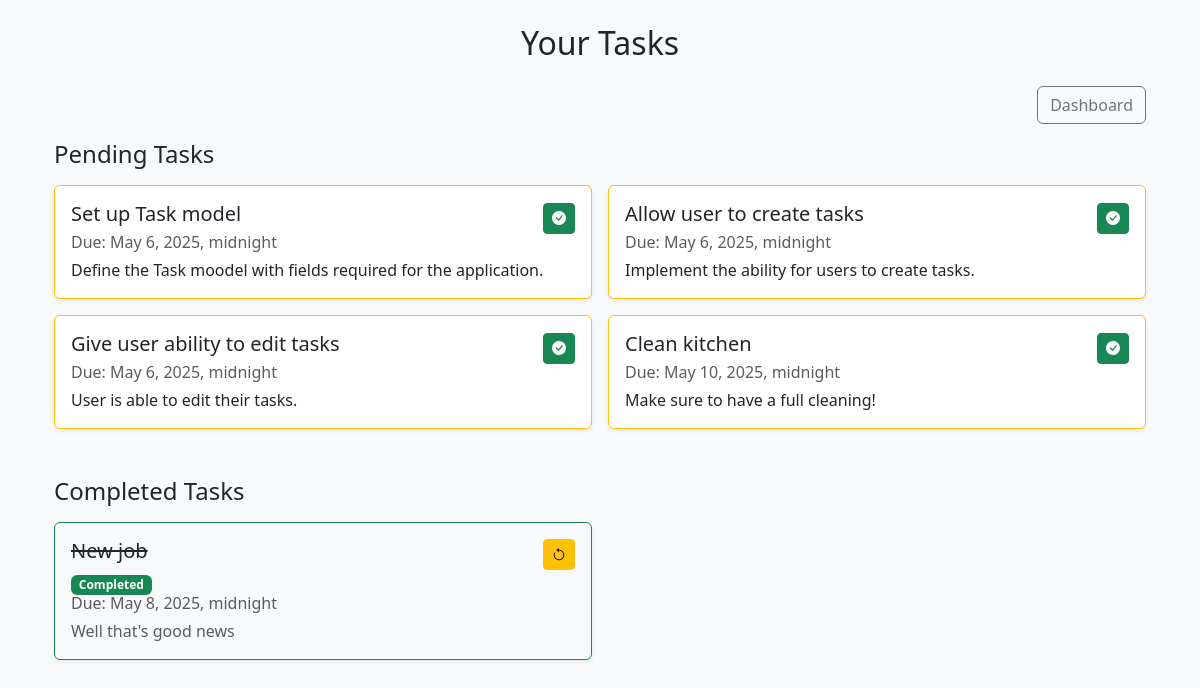
The app's page /tasks/ (signed in) with its own data.
### tasks/models.py (models this page shows, shortened)
class Task(models.Model):
    user = models.ForeignKey(User, on_delete=models.CASCADE)
    title = models.CharField(max_length=200)
    comment = models.TextField()
    due_date = models.DateTimeField()
    created_at = models.DateTimeField(auto_now_add=True)
    updated_at = models.DateTimeField(auto_now=True)
    is_completed = models.BooleanField(default=False)

### tasks/views.py (the view)
# urls.py: path('', views.home, name='home'),
@login_required
def home(request):
    pending_tasks = Task.objects.filter(user=request.user, is_completed=False).order_by('due_date')
    completed_tasks = Task.objects.filter(user=request.user, is_completed=True).order_by('-due_date')
    return render(request, 'tasks/home.html', {
        'pending_tasks': pending_tasks,
        'completed_tasks': completed_tasks
    })

### tasks/templates/tasks/home.html (shortened to what this page needs)
{% extends 'tasks/base.html' %}
{% block content %}
<div class="container py-4">
  <h2 class="mb-4 text-center">Your Tasks</h2>
<div class="text-end mb-3">
  <a href="{% url 'dashboard' %}" class="btn btn-outline-secondary">
    Dashboard
  </a>
</div>
  <div class="mb-5">
    <h4 class="mb-3">Pending Tasks</h4>
    {% if pending_tasks %}
      <div class="row g-3">
        {% for task in pending_tasks %}
        <div class="col-md-6">
          <div class="card border-start border-warning shadow-sm">
            <div class="card-body">
            <div class="d-flex justify-content-between align-items-center">
                <h5 class="card-title">{{ task.title }}</h5>
                <form method="post" action="{% url 'toggle_task_completion' task.id %}">
                    <button type="submit" class="btn btn-sm btn-success" title="Mark as Completed">
                        <i class="bi bi-check-circle-fill"></i>
                    </button>
                </form>
                </div>
              {% if task.due_date %}
                <p class="card-subtitle mb-1 text-muted">Due: {{ task.due_date }}</p>
              {% endif %}
              {% if task.comment %}
                <p class="card-text">{{ task.comment }}</p>
              {% endif %}
            </div>
          </div>
        </div>
        {% endfor %}
      </div>
    {% else %}
      <p class="text-muted">No pending tasks.</p>
    {% endif %}
  </div>
  <div>
    <h4 class="mb-3">Completed Tasks</h4>
    {% if completed_tasks %}
      <div class="row g-3">
        {% for task in completed_tasks %}
        <div class="col-md-6">
          <div class="card border-start border-success shadow-sm bg-light">
            <div class="card-body">
            <div class="d-flex justify-content-between align-items-center">
              <h5 class="card-title text-decoration-line-through">{{ task.title }}</h5>
              <form method="post" action="{% url 'toggle_task_completion' task.id %}" class="d-inline">
                <button type="submit" class="btn btn-sm btn-warning" title="Mark as Pending">
                    <i class="bi bi-arrow-counterclockwise"></i>
                </button>
            </form>
            </div>
              {% if task.is_completed %}
                <span class="badge bg-success">Completed</span>
              {% endif %}
              {% if task.due_date %}
                <p class="card-subtitle mb-1 text-muted">Due: {{ task.due_date }}</p>
              {% endif %}
              {% if task.comment %}
                <p class="card-text text-muted">{{ task.comment }}</p>
              {% endif %}
            </div>
          </div>
        </div>
        {% endfor %}
      </div>
    {% else %}
      <p class="text-muted">No completed tasks.</p>
    {% endif %}
  </div>
</div>
{% endblock %}

### tasks/templates/tasks/base.html (style rules this page uses)
body { background: #f8f9fa; }

### records on screen
Task: title "Set up Task model", due_date "May 6, 2025, midnight", comment "Define the Task moodel with fields required for the application."
Task: title "Allow user to create tasks", due_date "May 6, 2025, midnight", comment "Implement the ability for users to create tasks."
Task: title "Give user ability to edit tasks", due_date "May 6, 2025, midnight", comment "User is able to edit their tasks."
Task: title "Clean kitchen", due_date "May 10, 2025, midnight", comment "Make sure to have a full cleaning!"
Task: title "New job", is_completed "Completed", due_date "May 8, 2025, midnight", comment "Well that's good news"
